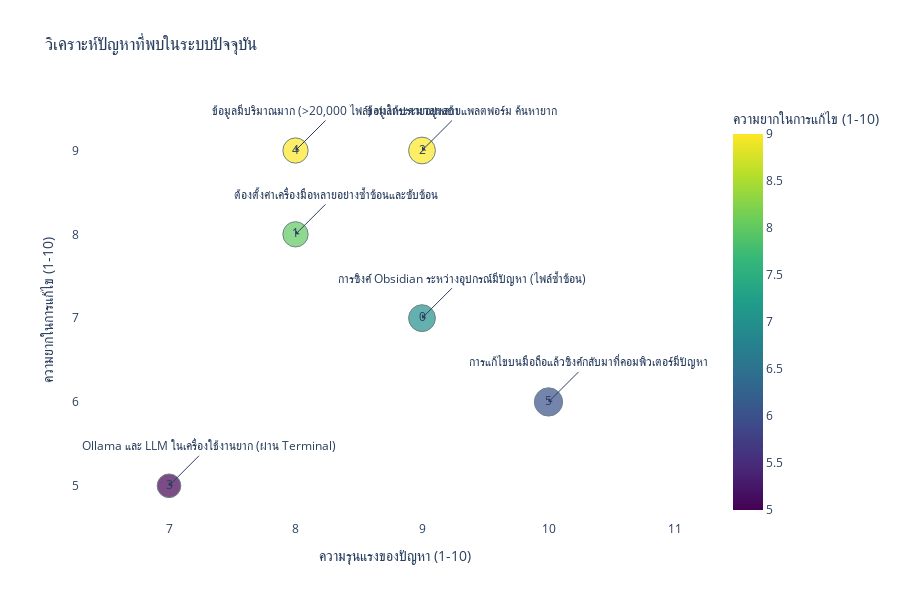

Notebook code cell kept with this figure:
### Markdown cell above
## 1. วิเคราะห์ระบบงานปัจจุบันและปัญหาที่พบ

ก่อนที่จะออกแบบระบบใหม่ เราต้องทำความเข้าใจสถานะปัจจุบัน เครื่องมือที่ใช้งานอยู่ และปัญหาที่กำลังประสบ

### Code cell
# ติดตั้ง libraries ที่จำเป็น
!pip install matplotlib networkx pandas plotly

import matplotlib.pyplot as plt
import networkx as nx
import pandas as pd
import numpy as np
import plotly.graph_objects as go
import plotly.express as px
from IPython.display import display, HTML

# สร้างกราฟแสดงความสัมพันธ์ของเครื่องมือปัจจุบัน
G = nx.Graph()

# เพิ่ม Node สำหรับเครื่องมือปัจจุบัน
tools = ["Obsidian", "Notion", "ClickUp", "Airtable", "Google Drive", "Google Docs", "Google Sheets"]
user_devices = ["Desktop", "Mobile"]

# เพิ่ม Node
for tool in tools:
    G.add_node(tool, type="tool")
    
for device in user_devices:
    G.add_node(device, type="device")
    
# เพิ่มความสัมพันธ์
G.add_edge("Desktop", "Obsidian")
G.add_edge("Mobile", "Obsidian")
G.add_edge("Desktop", "Notion")
G.add_edge("Mobile", "Notion")
G.add_edge("Desktop", "ClickUp")
G.add_edge("Mobile", "ClickUp")
G.add_edge("Desktop", "Airtable") 
G.add_edge("Mobile", "Airtable")
G.add_edge("Desktop", "Google Drive")
G.add_edge("Mobile", "Google Drive")
G.add_edge("Google Drive", "Google Docs")
G.add_edge("Google Drive", "Google Sheets")

# วาดกราฟแสดงความสัมพันธ์
plt.figure(figsize=(12, 8))
pos = nx.spring_layout(G, seed=42)

# วาดโหนดแยกตามประเภท
tool_nodes = [node for node in G.nodes() if G.nodes[node].get('type') == 'tool']
device_nodes = [node for node in G.nodes() if G.nodes[node].get('type') == 'device']

nx.draw_networkx_nodes(G, pos, nodelist=tool_nodes, node_color='skyblue', node_size=2000, alpha=0.8)
nx.draw_networkx_nodes(G, pos, nodelist=device_nodes, node_color='lightgreen', node_size=2000, alpha=0.8)
nx.draw_networkx_edges(G, pos, width=1.5, alpha=0.7)
nx.draw_networkx_labels(G, pos, font_size=12, font_weight='bold')

plt.title("ระบบนิเวศเครื่องมือจัดการความรู้ปัจจุบัน", fontsize=16)
plt.axis('off')
plt.tight_layout()
plt.show()

# วิเคราะห์ปัญหาที่พบ
pain_points = pd.DataFrame({
    'ปัญหา': [
        'การซิงค์ Obsidian ระหว่างอุปกรณ์มีปัญหา (ไฟล์ซ้ำซ้อน)',
        'ต้องตั้งค่าเครื่องมือหลายอย่างซ้ำซ้อนและซับซ้อน',
        'ข้อมูลกระจายอยู่หลายแพลตฟอร์ม ค้นหายาก',
        'Ollama และ LLM ในเครื่องใช้งานยาก (ผ่าน Terminal)',
        'ข้อมูลมีปริมาณมาก (>20,000 ไฟล์) ทำให้ประมวลผลช้า',
        'การแก้ไขบนมือถือแล้วซิงค์กลับมาที่คอมพิวเตอร์มีปัญหา'
    ],
    'ความรุนแรง': [9, 8, 9, 7, 8, 10],
    'ความยากในการแก้ไข': [7, 8, 9, 5, 9, 6]
})

# สร้างแผนภาพแสดงปัญหา
fig = px.scatter(pain_points, x='ความรุนแรง', y='ความยากในการแก้ไข', 
                 text=pain_points.index, size='ความรุนแรง', 
                 color='ความยากในการแก้ไข',
                 color_continuous_scale='Viridis',
                 title='วิเคราะห์ปัญหาที่พบในระบบปัจจุบัน',
                 labels={'ความรุนแรง': 'ความรุนแรงของปัญหา (1-10)', 
                         'ความยากในการแก้ไข': 'ความยากในการแก้ไข (1-10)'},
                 height=600)

# แสดงข้อความของปัญหาในกราฟ
for i, row in pain_points.iterrows():
    fig.add_annotation(
        x=row['ความรุนแรง'],
        y=row['ความยากในการแก้ไข'],
        text=row['ปัญหา'],
        showarrow=True,
        arrowhead=1,
        ax=40,
        ay=-40
    )

fig.update_traces(marker=dict(line=dict(width=1, color='DarkSlateGrey')))
fig.update_layout(
    plot_bgcolor='white',
    hoverlabel=dict(bgcolor="white", font_size=12),
    showlegend=False
)

fig.show()

### Figure 1 — Plotly figure (JSON) as saved in the notebook; plotly's stock layout.template omitted (floating-point values rounded to 4 significant figures)
{"data": [{"hovertemplate": "ความรุนแรงของปัญหา (1-10)=%{marker.size}<br>ความยากในการแก้ไข (1-10)=%{marker.color}<br>index=%{text}<extra></extra>", "legendgroup": "", "marker": {"color": [7, 8, 9, 5, 9, 6], "coloraxis": "coloraxis", "line": {"color": "DarkSlateGrey", "width": 1}, "size": [9, 8, 9, 7, 8, 10], "sizemode": "area", "sizeref": 0.025, "symbol": "circle"}, "mode": "markers+text", "name": "", "orientation": "v", "showlegend": false, "text": [0.0, 1.0, 2.0, 3.0, 4.0, 5.0], "type": "scatter", "x": [9, 8, 9, 7, 8, 10], "xaxis": "x", "y": [7, 8, 9, 5, 9, 6], "yaxis": "y"}], "layout": {"annotations": [{"arrowhead": 1, "ax": 40, "ay": -40, "showarrow": true, "text": "การซิงค์ Obsidian ระหว่างอุปกรณ์มีปัญหา (ไฟล์ซ้ำซ้อน)", "x": 9, "y": 7}, {"arrowhead": 1, "ax": 40, "ay": -40, "showarrow": true, "text": "ต้องตั้งค่าเครื่องมือหลายอย่างซ้ำซ้อนและซับซ้อน", "x": 8, "y": 8}, {"arrowhead": 1, "ax": 40, "ay": -40, "showarrow": true, "text": "ข้อมูลกระจายอยู่หลายแพลตฟอร์ม ค้นหายาก", "x": 9, "y": 9}, {"arrowhead": 1, "ax": 40, "ay": -40, "showarrow": true, "text": "Ollama และ LLM ในเครื่องใช้งานยาก (ผ่าน Terminal)", "x": 7, "y": 5}, {"arrowhead": 1, "ax": 40, "ay": -40, "showarrow": true, "text": "ข้อมูลมีปริมาณมาก (>20,000 ไฟล์) ทำให้ประมวลผลช้า", "x": 8, "y": 9}, {"arrowhead": 1, "ax": 40, "ay": -40, "showarrow": true, "text": "การแก้ไขบนมือถือแล้วซิงค์กลับมาที่คอมพิวเตอร์มีปัญหา", "x": 10, "y": 6}], "coloraxis": {"colorbar": {"title": {"text": "ความยากในการแก้ไข (1-10)"}}, "colorscale": [[0, "#440154"], [0.1111, "#482878"], [0.2222, "#3e4989"], [0.3333, "#31688e"], [0.4444, "#26828e"], [0.5556, "#1f9e89"], [0.6667, "#35b779"], [0.7778, "#6ece58"], [0.8889, "#b5de2b"], [1, "#fde725"]]}, "height": 600, "hoverlabel": {"bgcolor": "white", "font": {"size": 12}}, "legend": {"itemsizing": "constant", "tracegroupgap": 0}, "plot_bgcolor": "white", "showlegend": false, "title": {"text": "วิเคราะห์ปัญหาที่พบในระบบปัจจุบัน"}, "xaxis": {"anchor": "y", "domain": [0, 1], "title": {"text": "ความรุนแรงของปัญหา (1-10)"}}, "yaxis": {"anchor": "x", "domain": [0, 1], "title": {"text": "ความยากในการแก้ไข (1-10)"}}}}
